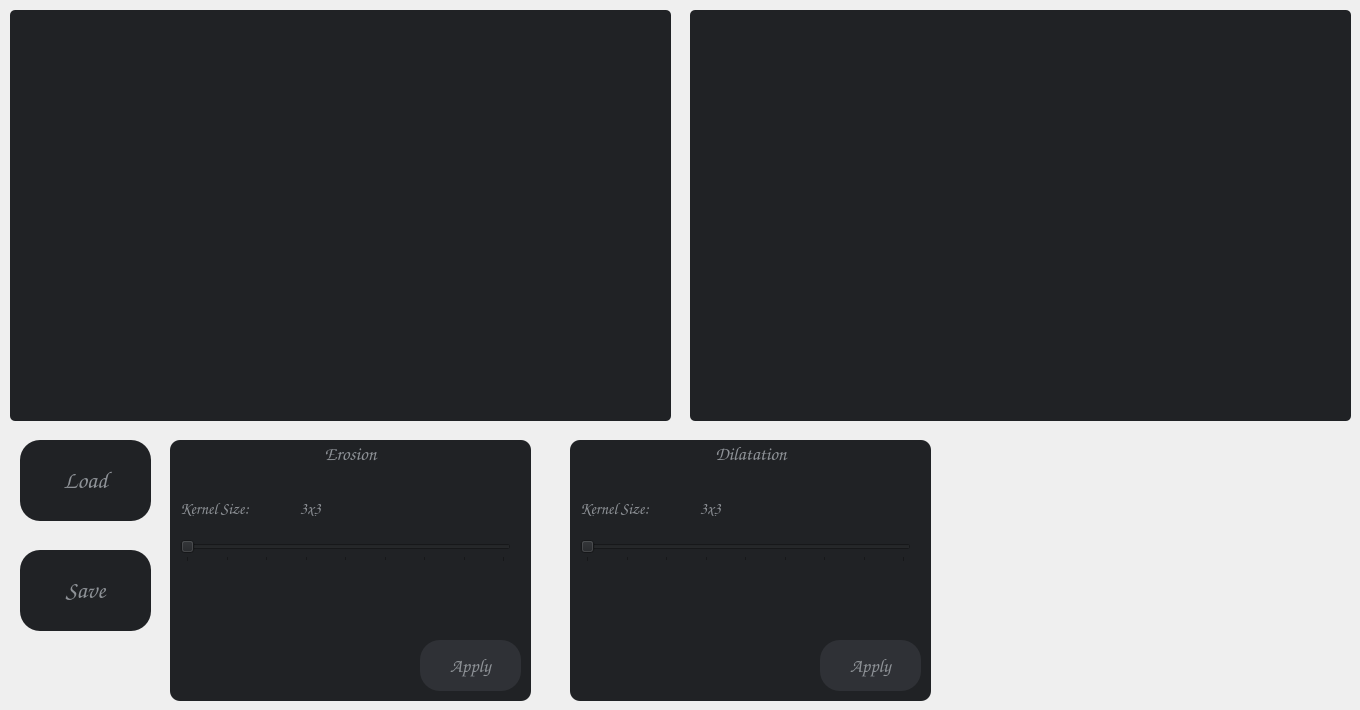
    <widget class="QWidget" name="tabErosion">
     <attribute name="title">
      <string>Erosion Dilatation</string>
     </attribute>
     <widget class="QGroupBox" name="groupBox_6">
      <property name="geometry">
       <rect>
        <x>170</x>
        <y>440</y>
        <width>361</width>
        <height>261</height>
       </rect>
      </property>
      <property name="font">
       <font>
        <family>Comic Sans MS</family>
        <pointsize>14</pointsize>
       </font>
      </property>
      <property name="styleSheet">
       <string notr="true">color: #8E9297;
background-color: #202225;
border: none;
border-radius: 10;</string>
      </property>
      <property name="title">
       <string>Erosion</string>
      </property>
      <property name="alignment">
       <set>Qt::AlignCenter</set>
      </property>
      <property name="flat">
       <bool>true</bool>
      </property>
      <property name="checkable">
       <bool>false</bool>
      </property>
      <widget class="QSlider" name="sliderErosion">
       <property name="geometry">
        <rect>
         <x>10</x>
         <y>100</y>
         <width>331</width>
         <height>22</height>
        </rect>
       </property>
       <property name="styleSheet">
        <string notr="true"/>
       </property>
       <property name="minimum">
        <number>3</number>
       </property>
       <property name="maximum">
        <number>19</number>
       </property>
       <property name="singleStep">
        <number>1</number>
       </property>
       <property name="pageStep">
        <number>10</number>
       </property>
       <property name="sliderPosition">
        <number>3</number>
       </property>
       <property name="tracking">
        <bool>true</bool>
       </property>
       <property name="orientation">
        <enum>Qt::Horizontal</enum>
       </property>
       <property name="invertedControls">
        <bool>false</bool>
       </property>
       <property name="tickPosition">
        <enum>QSlider::TicksBelow</enum>
       </property>
       <property name="tickInterval">
        <number>2</number>
       </property>
      </widget>
      <widget class="QLabel" name="label_11">
       <property name="geometry">
        <rect>
         <x>10</x>
         <y>60</y>
         <width>111</width>
         <height>16</height>
        </rect>
       </property>
       <property name="font">
        <font>
         <family>Comic Sans MS</family>
         <pointsize>12</pointsize>
        </font>
       </property>
       <property name="text">
        <string>Kernel Size: </string>
       </property>
      </widget>
      <widget class="QLabel" name="lblErosionKernelSize">
       <property name="geometry">
        <rect>
         <x>130</x>
         <y>60</y>
         <width>111</width>
         <height>16</height>
        </rect>
       </property>
       <property name="font">
        <font>
         <family>Comic Sans MS</family>
         <pointsize>12</pointsize>
        </font>
       </property>
       <property name="text">
        <string>3x3</string>
       </property>
      </widget>
      <widget class="QPushButton" name="buttErosion">
       <property name="geometry">
        <rect>
         <x>250</x>
         <y>200</y>
         <width>101</width>
         <height>51</height>
        </rect>
       </property>
       <property name="font">
        <font>
         <family>Comic Sans MS</family>
         <pointsize>14</pointsize>
         <weight>75</weight>
         <bold>true</bold>
        </font>
       </property>
       <property name="cursor">
        <cursorShape>PointingHandCursor</cursorShape>
       </property>
       <property name="styleSheet">
        <string notr="true">background-color: #2F3136;
color: #8E9297;
border-radius: 20;</string>
       </property>
       <property name="text">
        <string>Apply</string>
       </property>
       <property name="autoDefault">
        <bool>false</bool>
       </property>
       <property name="default">
        <bool>false</bool>
       </property>
       <property name="flat">
        <bool>false</bool>
       </property>
      </widget>
     </widget>
     <widget class="QGroupBox" name="groupBox_7">
      <property name="geometry">
       <rect>
        <x>570</x>
        <y>440</y>
        <width>361</width>
        <height>261</height>
       </rect>
      </property>
      <property name="font">
       <font>
        <family>Comic Sans MS</family>
        <pointsize>14</pointsize>
       </font>
      </property>
      <property name="styleSheet">
       <string notr="true">color: #8E9297;
background-color: #202225;
border: none;
border-radius: 10;</string>
      </property>
      <property name="title">
       <string>Dilatation</string>
      </property>
      <property name="alignment">
       <set>Qt::AlignCenter</set>
      </property>
      <property name="flat">
       <bool>true</bool>
      </property>
      <property name="checkable">
       <bool>false</bool>
      </property>
      <widget class="QSlider" name="sliderDilatation">
       <property name="geometry">
        <rect>
         <x>10</x>
         <y>100</y>
         <width>331</width>
         <height>22</height>
        </rect>
       </property>
       <property name="styleSheet">
        <string notr="true"/>
       </property>
       <property name="minimum">
        <number>3</number>
       </property>
       <property name="maximum">
        <number>19</number>
       </property>
       <property name="singleStep">
        <number>2</number>
       </property>
       <property name="sliderPosition">
        <number>3</number>
       </property>
       <property name="tracking">
        <bool>true</bool>
       </property>
       <property name="orientation">
        <enum>Qt::Horizontal</enum>
       </property>
       <property name="invertedControls">
        <bool>false</bool>
       </property>
       <property name="tickPosition">
        <enum>QSlider::TicksBelow</enum>
       </property>
       <property name="tickInterval">
        <number>2</number>
       </property>
      </widget>
      <widget class="QLabel" name="label_12">
       <property name="geometry">
        <rect>
         <x>10</x>
         <y>60</y>
         <width>111</width>
         <height>16</height>
        </rect>
       </property>
       <property name="font">
        <font>
         <family>Comic Sans MS</family>
         <pointsize>12</pointsize>
        </font>
       </property>
       <property name="text">
        <string>Kernel Size: </string>
       </property>
      </widget>
      <widget class="QLabel" name="lblDilatationKernelSize">
       <property name="geometry">
        <rect>
         <x>130</x>
         <y>60</y>
         <width>111</width>
         <height>16</height>
        </rect>
       </property>
       <property name="font">
        <font>
         <family>Comic Sans MS</family>
         <pointsize>12</pointsize>
        </font>
       </property>
       <property name="text">
        <string>3x3</string>
       </property>
      </widget>
      <widget class="QPushButton" name="buttDilatation">
       <property name="geometry">
        <rect>
         <x>250</x>
         <y>200</y>
         <width>101</width>
         <height>51</height>
        </rect>
       </property>
       <property name="font">
        <font>
         <family>Comic Sans MS</family>
         <pointsize>14</pointsize>
         <weight>75</weight>
         <bold>true</bold>
        </font>
       </property>
       <property name="cursor">
        <cursorShape>PointingHandCursor</cursorShape>
       </property>
       <property name="styleSheet">
        <string notr="true">background-color: #2F3136;
color: #8E9297;
border-radius: 20;</string>
       </property>
       <property name="text">
        <string>Apply</string>
       </property>
       <property name="autoDefault">
        <bool>false</bool>
       </property>
       <property name="default">
        <bool>false</bool>
       </property>
       <property name="flat">
        <bool>false</bool>
       </property>
      </widget>
     </widget>
     <widget class="QGraphicsView" name="gViewErosionRight">
      <property name="geometry">
       <rect>
        <x>690</x>
        <y>10</y>
        <width>661</width>
        <height>411</height>
       </rect>
      </property>
      <property name="styleSheet">
       <string notr="true">background-color: #202225;
border-radius:5;</string>
      </property>
     </widget>
     <widget class="QPushButton" name="buttLoadErosion">
      <property name="geometry">
       <rect>
        <x>20</x>
        <y>440</y>
        <width>131</width>
        <height>81</height>
       </rect>
      </property>
      <property name="font">
       <font>
        <family>Comic Sans MS</family>
        <pointsize>18</pointsize>
        <weight>75</weight>
        <bold>true</bold>
       </font>
      </property>
      <property name="cursor">
       <cursorShape>PointingHandCursor</cursorShape>
      </property>
      <property name="styleSheet">
       <string notr="true">background-color: #202225;
color: #8E9297;
border-radius: 20;</string>
      </property>
      <property name="text">
       <string>Load</string>
      </property>
      <property name="autoDefault">
       <bool>false</bool>
      </property>
      <property name="default">
       <bool>false</bool>
      </property>
      <property name="flat">
       <bool>false</bool>
      </property>
     </widget>
     <widget class="QGraphicsView" name="gViewErosionLeft">
      <property name="geometry">
       <rect>
        <x>10</x>
        <y>10</y>
        <width>661</width>
        <height>411</height>
       </rect>
      </property>
      <property name="styleSheet">
       <string notr="true">background-color: #202225;
border-radius: 5;</string>
      </property>
     </widget>
     <widget class="QPushButton" name="buttSaveErosion">
      <property name="geometry">
       <rect>
        <x>20</x>
        <y>550</y>
        <width>131</width>
        <height>81</height>
       </rect>
      </property>
      <property name="font">
       <font>
        <family>Comic Sans MS</family>
        <pointsize>18</pointsize>
        <weight>75</weight>
        <bold>true</bold>
       </font>
      </property>
      <property name="cursor">
       <cursorShape>PointingHandCursor</cursorShape>
      </property>
      <property name="styleSheet">
       <string notr="true">background-color: #202225;
color: #8E9297;
border-radius: 20;</string>
      </property>
      <property name="text">
       <string>Save</string>
      </property>
      <property name="autoDefault">
       <bool>false</bool>
      </property>
      <property name="default">
       <bool>false</bool>
      </property>
      <property name="flat">
       <bool>false</bool>
      </property>
     </widget>
    </widget>
